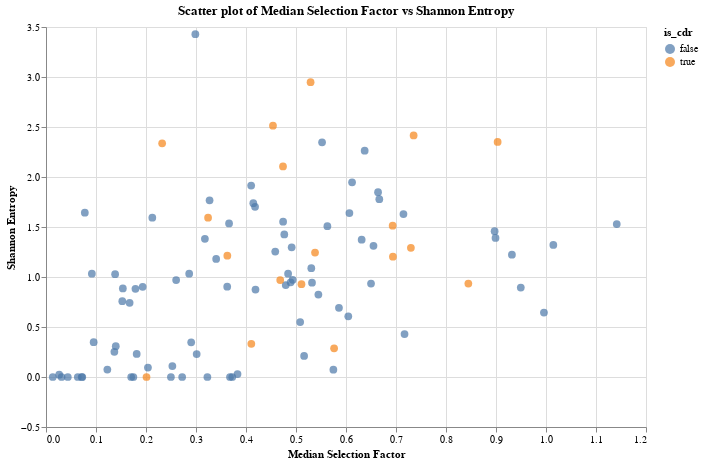

Notebook cell for this chart:
### Code cell
def alt_scatter_sf_vs_entropy(compare_df, count_matrix):
    # Create a DataFrame with the site, most frequent amino acid, and entropy
    most_freq_aa_by_site = count_matrix.idxmax(axis=1)
    compare_df['most_freq_aa'] = most_freq_aa_by_site

    # Create Altair scatter plot with tooltips
    alt_chart = alt.Chart(compare_df.reset_index()).mark_circle(size=60).encode(
        x=alt.X('median_selection_factor', title='Median Selection Factor'),
        y=alt.Y('entropy', title='Shannon Entropy'),
        color=alt.Color('is_cdr'),
        tooltip=['site', 'most_freq_aa']
    ).properties(
        title='Scatter plot of Median Selection Factor vs Shannon Entropy',
        width=600,
        height=400
    )

    return alt_chart

alt_chart = alt_scatter_sf_vs_entropy(compare_df, count_matrix)
alt_chart.display()

### Figure 1 — Vega-Lite specification as saved in the notebook (floating-point values rounded to 4 significant figures)
{"config": {"view": {"continuousWidth": 300, "continuousHeight": 300}}, "data": {"name": "data-47700b231151ba8bf02ea3fe88ece45a"}, "mark": {"type": "circle", "size": 60}, "encoding": {"color": {"field": "is_cdr", "type": "nominal"}, "tooltip": [{"field": "site", "type": "quantitative"}, {"field": "most_freq_aa", "type": "nominal"}], "x": {"field": "median_selection_factor", "title": "Median Selection Factor", "type": "quantitative"}, "y": {"field": "entropy", "title": "Shannon Entropy", "type": "quantitative"}}, "height": 400, "title": "Scatter plot of Median Selection Factor vs Shannon Entropy", "width": 600, "$schema": "https://vega.github.io/schema/vega-lite/v5.20.1.json", "datasets": {"data-47700b231151ba8bf02ea3fe88ece45a": [{"site": 1, "entropy": 0.9697, "diversity": 2.637, "median_selection_factor": 0.2603, "is_cdr": false, "most_freq_aa": "Q"}, {"site": 2, "entropy": 0.5491, "diversity": 1.732, "median_selection_factor": 0.5083, "is_cdr": false, "most_freq_aa": "V"}, {"site": 3, "entropy": 0.2103, "diversity": 1.234, "median_selection_factor": 0.5162, "is_cdr": false, "most_freq_aa": "Q"}, {"site": 4, "entropy": -1.443e-09, "diversity": 1.0, "median_selection_factor": 0.1704, "is_cdr": false, "most_freq_aa": "L"}, {"site": 5, "entropy": 1.426, "diversity": 4.162, "median_selection_factor": 0.4766, "is_cdr": false, "most_freq_aa": "V"}, {"site": 6, "entropy": 0.9016, "diversity": 2.464, "median_selection_factor": 0.1933, "is_cdr": false, "most_freq_aa": "E"}, {"site": 7, "entropy": 0.2521, "diversity": 1.287, "median_selection_factor": 0.1367, "is_cdr": false, "most_freq_aa": "S"}, {"site": 8, "entropy": -1.443e-09, "diversity": 1.0, "median_selection_factor": 0.07258, "is_cdr": false, "most_freq_aa": "G"}, {"site": 9, "entropy": 1.644, "diversity": 5.174, "median_selection_factor": 0.07765, "is_cdr": false, "most_freq_aa": "G"}, {"site": 11, "entropy": 1.088, "diversity": 2.967, "median_selection_factor": 0.5306, "is_cdr": false, "most_freq_aa": "G"}, {"site": 12, "entropy": 0.9197, "diversity": 2.509, "median_selection_factor": 0.4795, "is_cdr": false, "most_freq_aa": "L"}, {"site": 13, "entropy": 1.181, "diversity": 3.258, "median_selection_factor": 0.3403, "is_cdr": false, "most_freq_aa": "V"}, {"site": 14, "entropy": 0.9714, "diversity": 2.642, "median_selection_factor": 0.4934, "is_cdr": false, "most_freq_aa": "K"}, {"site": 15, "entropy": -1.443e-09, "diversity": 1.0, "median_selection_factor": 0.1747, "is_cdr": false, "most_freq_aa": "P"}, {"site": 16, "entropy": 1.033, "diversity": 2.81, "median_selection_factor": 0.09173, "is_cdr": false, "most_freq_aa": "G"}, {"site": 17, "entropy": 2.346, "diversity": 10.45, "median_selection_factor": 0.5521, "is_cdr": false, "most_freq_aa": "G"}, {"site": 18, "entropy": 0.8851, "diversity": 2.423, "median_selection_factor": 0.1537, "is_cdr": false, "most_freq_aa": "S"}, {"site": 19, "entropy": 0.7586, "diversity": 2.135, "median_selection_factor": 0.1526, "is_cdr": false, "most_freq_aa": "L"}, {"site": 20, "entropy": 1.702, "diversity": 5.486, "median_selection_factor": 0.4181, "is_cdr": false, "most_freq_aa": "R"}, {"site": 21, "entropy": 1.028, "diversity": 2.796, "median_selection_factor": 0.1382, "is_cdr": false, "most_freq_aa": "L"}, {"site": 22, "entropy": 0.8824, "diversity": 2.417, "median_selection_factor": 0.1789, "is_cdr": false, "most_freq_aa": "S"}, {"site": 23, "entropy": -1.443e-09, "diversity": 1.0, "median_selection_factor": 0.01354, "is_cdr": false, "most_freq_aa": "C"}, {"site": 24, "entropy": 1.529, "diversity": 4.613, "median_selection_factor": 1.142, "is_cdr": false, "most_freq_aa": "A"}, {"site": 25, "entropy": 1.373, "diversity": 3.946, "median_selection_factor": 0.6313, "is_cdr": false, "most_freq_aa": "A"}, {"site": 26, "entropy": 0.2289, "diversity": 1.257, "median_selection_factor": 0.3014, "is_cdr": false, "most_freq_aa": "S"}, {"site": 27, "entropy": -1.443e-09, "diversity": 1.0, "median_selection_factor": 0.201, "is_cdr": true, "most_freq_aa": "G"}, {"site": 28, "entropy": 1.593, "diversity": 4.92, "median_selection_factor": 0.3242, "is_cdr": true, "most_freq_aa": "F"}, {"site": 29, "entropy": 0.9341, "diversity": 2.545, "median_selection_factor": 0.8447, "is_cdr": true, "most_freq_aa": "T"}, {"site": 30, "entropy": 1.213, "diversity": 3.364, "median_selection_factor": 0.3627, "is_cdr": true, "most_freq_aa": "F"}, {"site": 35, "entropy": 1.292, "diversity": 3.639, "median_selection_factor": 0.7298, "is_cdr": true, "most_freq_aa": "S"}, {"site": 36, "entropy": 1.204, "diversity": 3.332, "median_selection_factor": 0.6939, "is_cdr": true, "most_freq_aa": "S"}, {"site": 37, "entropy": 0.9282, "diversity": 2.53, "median_selection_factor": 0.5109, "is_cdr": true, "most_freq_aa": "Y"}, {"site": 38, "entropy": 2.337, "diversity": 10.35, "median_selection_factor": 0.2323, "is_cdr": true, "most_freq_aa": "Y"}, {"site": 39, "entropy": 1.593, "diversity": 4.92, "median_selection_factor": 0.2126, "is_cdr": false, "most_freq_aa": "M"}, {"site": 40, "entropy": 1.767, "diversity": 5.853, "median_selection_factor": 0.3271, "is_cdr": false, "most_freq_aa": "S"}, {"site": 41, "entropy": -1.443e-09, "diversity": 1.0, "median_selection_factor": 0.03116, "is_cdr": false, "most_freq_aa": "W"}, {"site": 42, "entropy": 0.9029, "diversity": 2.467, "median_selection_factor": 0.3624, "is_cdr": false, "most_freq_aa": "V"}, {"site": 43, "entropy": 0.02329, "diversity": 1.024, "median_selection_factor": 0.02635, "is_cdr": false, "most_freq_aa": "R"}, {"site": 44, "entropy": -1.443e-09, "diversity": 1.0, "median_selection_factor": 0.3228, "is_cdr": false, "most_freq_aa": "Q"}, {"site": 45, "entropy": 1.311, "diversity": 3.711, "median_selection_factor": 0.655, "is_cdr": false, "most_freq_aa": "A"}, {"site": 46, "entropy": 0.3076, "diversity": 1.36, "median_selection_factor": 0.1395, "is_cdr": false, "most_freq_aa": "P"}, {"site": 47, "entropy": 0.09408, "diversity": 1.099, "median_selection_factor": 0.2039, "is_cdr": false, "most_freq_aa": "G"}, {"site": 48, "entropy": 0.824, "diversity": 2.28, "median_selection_factor": 0.5448, "is_cdr": false, "most_freq_aa": "K"}, {"site": 49, "entropy": 0.3463, "diversity": 1.414, "median_selection_factor": 0.2904, "is_cdr": false, "most_freq_aa": "G"}, {"site": 50, "entropy": -1.443e-09, "diversity": 1.0, "median_selection_factor": 0.368, "is_cdr": false, "most_freq_aa": "L"}, {"site": 51, "entropy": 0.2305, "diversity": 1.259, "median_selection_factor": 0.1814, "is_cdr": false, "most_freq_aa": "E"}, {"site": 52, "entropy": 0.07488, "diversity": 1.078, "median_selection_factor": 0.1227, "is_cdr": false, "most_freq_aa": "W"}, {"site": 53, "entropy": 1.738, "diversity": 5.685, "median_selection_factor": 0.4146, "is_cdr": false, "most_freq_aa": "V"}, {"site": 54, "entropy": 1.382, "diversity": 3.982, "median_selection_factor": 0.3178, "is_cdr": false, "most_freq_aa": "G"}, {"site": 55, "entropy": 3.428, "diversity": 30.82, "median_selection_factor": 0.2987, "is_cdr": false, "most_freq_aa": "R"}, {"site": 56, "entropy": 0.3317, "diversity": 1.393, "median_selection_factor": 0.4107, "is_cdr": true, "most_freq_aa": "I"}, {"site": 57, "entropy": 2.513, "diversity": 12.34, "median_selection_factor": 0.4539, "is_cdr": true, "most_freq_aa": "Y"}, {"site": 58, "entropy": 2.949, "diversity": 19.08, "median_selection_factor": 0.5292, "is_cdr": true, "most_freq_aa": "Y"}, {"site": 59, "entropy": 2.416, "diversity": 11.2, "median_selection_factor": 0.7353, "is_cdr": true, "most_freq_aa": "S"}, {"site": 62, "entropy": 2.106, "diversity": 8.216, "median_selection_factor": 0.474, "is_cdr": true, "most_freq_aa": "G"}, {"site": 63, "entropy": 1.245, "diversity": 3.472, "median_selection_factor": 0.5381, "is_cdr": true, "most_freq_aa": "G"}, {"site": 64, "entropy": 2.351, "diversity": 10.5, "median_selection_factor": 0.9033, "is_cdr": true, "most_freq_aa": "S"}, {"site": 65, "entropy": 1.513, "diversity": 4.541, "median_selection_factor": 0.6933, "is_cdr": true, "most_freq_aa": "T"}, {"site": 66, "entropy": 2.263, "diversity": 9.612, "median_selection_factor": 0.6373, "is_cdr": false, "most_freq_aa": "Y"}, {"site": 67, "entropy": -1.443e-09, "diversity": 1.0, "median_selection_factor": 0.2498, "is_cdr": false, "most_freq_aa": "Y"}, {"site": 68, "entropy": 1.553, "diversity": 4.725, "median_selection_factor": 0.4742, "is_cdr": false, "most_freq_aa": "A"}, {"site": 69, "entropy": 1.947, "diversity": 7.005, "median_selection_factor": 0.6121, "is_cdr": false, "most_freq_aa": "D"}, {"site": 70, "entropy": 0.9436, "diversity": 2.569, "median_selection_factor": 0.532, "is_cdr": false, "most_freq_aa": "S"}, {"site": 71, "entropy": 1.536, "diversity": 4.645, "median_selection_factor": 0.3661, "is_cdr": false, "most_freq_aa": "V"}, {"site": 72, "entropy": 0.8949, "diversity": 2.447, "median_selection_factor": 0.9496, "is_cdr": false, "most_freq_aa": "K"}, {"site": 74, "entropy": 0.947, "diversity": 2.578, "median_selection_factor": 0.4893, "is_cdr": false, "most_freq_aa": "G"}, {"site": 75, "entropy": 0.3475, "diversity": 1.416, "median_selection_factor": 0.09531, "is_cdr": false, "most_freq_aa": "R"}, {"site": 76, "entropy": 1.254, "diversity": 3.505, "median_selection_factor": 0.4585, "is_cdr": false, "most_freq_aa": "V"}, {"site": 77, "entropy": 0.07267, "diversity": 1.075, "median_selection_factor": 0.5748, "is_cdr": false, "most_freq_aa": "T"}, {"site": 78, "entropy": 0.6073, "diversity": 1.836, "median_selection_factor": 0.6046, "is_cdr": false, "most_freq_aa": "I"}, {"site": 79, "entropy": 0.874, "diversity": 2.396, "median_selection_factor": 0.419, "is_cdr": false, "most_freq_aa": "S"}, {"site": 80, "entropy": 1.914, "diversity": 6.779, "median_selection_factor": 0.4103, "is_cdr": false, "most_freq_aa": "R"}, {"site": 81, "entropy": 0.1096, "diversity": 1.116, "median_selection_factor": 0.2527, "is_cdr": false, "most_freq_aa": "D"}, {"site": 82, "entropy": 1.848, "diversity": 6.349, "median_selection_factor": 0.6641, "is_cdr": false, "most_freq_aa": "T"}, {"site": 83, "entropy": 0.6915, "diversity": 1.997, "median_selection_factor": 0.5859, "is_cdr": false, "most_freq_aa": "S"}, {"site": 84, "entropy": 1.223, "diversity": 3.398, "median_selection_factor": 0.9318, "is_cdr": false, "most_freq_aa": "K"}, {"site": 85, "entropy": 0.9343, "diversity": 2.545, "median_selection_factor": 0.65, "is_cdr": false, "most_freq_aa": "N"}, {"site": 86, "entropy": 1.509, "diversity": 4.52, "median_selection_factor": 0.5628, "is_cdr": false, "most_freq_aa": "T"}, {"site": 87, "entropy": 1.778, "diversity": 5.92, "median_selection_factor": 0.6666, "is_cdr": false, "most_freq_aa": "L"}, {"site": 88, "entropy": 1.033, "diversity": 2.81, "median_selection_factor": 0.4842, "is_cdr": false, "most_freq_aa": "Y"}, {"site": 89, "entropy": 0.7422, "diversity": 2.1, "median_selection_factor": 0.1672, "is_cdr": false, "most_freq_aa": "L"}, {"site": 90, "entropy": 1.639, "diversity": 5.15, "median_selection_factor": 0.6068, "is_cdr": false, "most_freq_aa": "Q"}, {"site": 91, "entropy": 1.297, "diversity": 3.657, "median_selection_factor": 0.4913, "is_cdr": false, "most_freq_aa": "L"}, {"site": 92, "entropy": 1.391, "diversity": 4.019, "median_selection_factor": 0.899, "is_cdr": false, "most_freq_aa": "S"}, {"site": 93, "entropy": 0.4297, "diversity": 1.537, "median_selection_factor": 0.7171, "is_cdr": false, "most_freq_aa": "S"}, {"site": 94, "entropy": 1.033, "diversity": 2.81, "median_selection_factor": 0.2864, "is_cdr": false, "most_freq_aa": "L"}, {"site": 95, "entropy": 1.459, "diversity": 4.3, "median_selection_factor": 0.8972, "is_cdr": false, "most_freq_aa": "R"}, {"site": 96, "entropy": 1.32, "diversity": 3.745, "median_selection_factor": 1.015, "is_cdr": false, "most_freq_aa": "A"}, {"site": 97, "entropy": 1.629, "diversity": 5.1, "median_selection_factor": 0.7149, "is_cdr": false, "most_freq_aa": "E"}, {"site": 98, "entropy": -1.443e-09, "diversity": 1.0, "median_selection_factor": 0.07136, "is_cdr": false, "most_freq_aa": "D"}, {"site": 99, "entropy": 0.02888, "diversity": 1.029, "median_selection_factor": 0.383, "is_cdr": false, "most_freq_aa": "T"}, {"site": 100, "entropy": -1.443e-09, "diversity": 1.0, "median_selection_factor": 0.2723, "is_cdr": false, "most_freq_aa": "A"}, {"site": 101, "entropy": 0.6447, "diversity": 1.905, "median_selection_factor": 0.9959, "is_cdr": false, "most_freq_aa": "V"}, {"site": 102, "entropy": -1.443e-09, "diversity": 1.0, "median_selection_factor": 0.04361, "is_cdr": false, "most_freq_aa": "Y"}, {"site": 103, "entropy": -1.443e-09, "diversity": 1.0, "median_selection_factor": 0.3725, "is_cdr": false, "most_freq_aa": "Y"}, {"site": 104, "entropy": -1.443e-09, "diversity": 1.0, "median_selection_factor": 0.06359, "is_cdr": false, "most_freq_aa": "C"}, {"site": 105, "entropy": 0.2874, "diversity": 1.333, "median_selection_factor": 0.5762, "is_cdr": true, "most_freq_aa": "A"}, {"site": 106, "entropy": 0.969, "diversity": 2.635, "median_selection_factor": 0.4684, "is_cdr": true, "most_freq_aa": "R"}]}}
